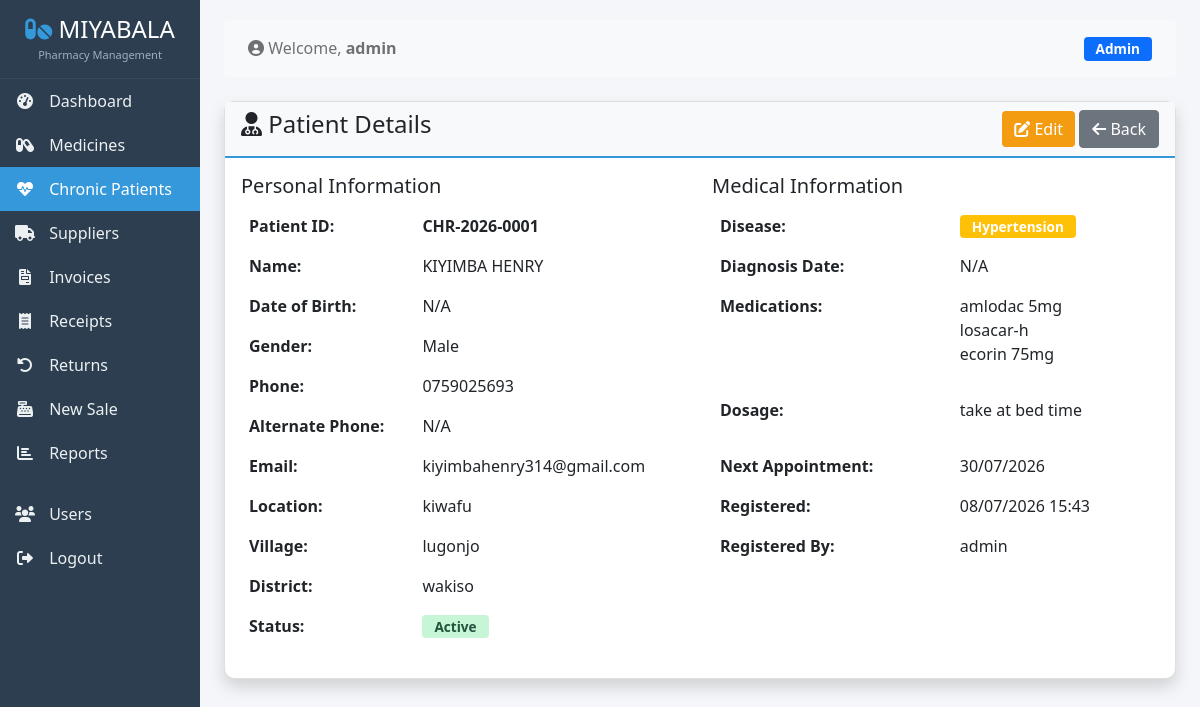
The page /patients/1/ (signed in) on the database its author committed.
### stock/models.py (models this page shows, shortened)
class ChronicPatient(models.Model):
    DISEASE_CHOICES = [
        ('HIV', 'HIV/AIDS'),
        ('HYPERTENSION', 'Hypertension'),
        ('DM', 'Diabetes Mellitus'),
        ('NEURO', 'Neuro Care'),
        ('ULCERS', 'Ulcers'),
        ('ASTHMA', 'Asthma'),
        ('CANCER', 'Cancer'),
        ('KIDNEY', 'Kidney Disease'),
        ('HEART', 'Heart Disease'),
        ('OTHER', 'Other'),
    ]
    patient_id = models.CharField(max_length=50, unique=True, blank=True)
    first_name = models.CharField(max_length=100)
    last_name = models.CharField(max_length=100)
    date_of_birth = models.DateField(null=True, blank=True)
    gender = models.CharField(max_length=10, choices=[('M', 'Male'), ('F', 'Female'), ('O', 'Other')], blank=True)
    phone = models.CharField(max_length=20, blank=True)
    alternate_phone = models.CharField(max_length=20, blank=True)
    email = models.EmailField(blank=True, null=True)
    location = models.TextField(blank=True)
    village = models.CharField(max_length=100, blank=True)
    district = models.CharField(max_length=100, blank=True)
    disease_type = models.CharField(max_length=20, choices=DISEASE_CHOICES)
    other_disease = models.CharField(max_length=100, blank=True, help_text="Specify if disease is 'Other'")
    diagnosis_date = models.DateField(null=True, blank=True)
    medications = models.TextField(blank=True, help_text="List of medications the patient is taking")
    dosage = models.TextField(blank=True, help_text="Dosage information for each medication")
    next_appointment = models.DateField(null=True, blank=True)
    is_active = models.BooleanField(default=True)
    created_at = models.DateTimeField(auto_now_add=True)
    updated_at = models.DateTimeField(auto_now=True)
    created_by = models.ForeignKey(User, on_delete=models.SET_NULL, null=True, related_name='patients_created')
    class Meta:
        ordering = ['-created_at']
        indexes = [
            models.Index(fields=['patient_id']),
            models.Index(fields=['first_name', 'last_name']),
            models.Index(fields=['disease_type']),
        ]

### stock/views.py (the view)
# urls.py: path('patients/<int:patient_id>/', views.patient_detail, name='patient_detail'),
@login_required
def patient_detail(request, patient_id):
    patient = get_object_or_404(ChronicPatient, id=patient_id)
    return render(request, 'stock/patient_detail.html', {'patient': patient})

### stock/templates/stock/patient_detail.html (shortened to what this page needs)
{% extends 'stock/base.html' %}
{% load static %}
{% block content %}
<div class="row">
    <div class="col-12">
        <div class="card shadow">
            <div class="card-header d-flex justify-content-between align-items-center">
                <h4><i class="fas fa-user-md"></i> Patient Details</h4>
                <div>
                    <a href="{% url 'stock:patient_edit' patient.id %}" class="btn btn-warning">
                        <i class="fas fa-edit"></i> Edit
                    </a>
                    <a href="{% url 'stock:patient_list' %}" class="btn btn-secondary">
                        <i class="fas fa-arrow-left"></i> Back
                    </a>
                </div>
            </div>
            <div class="card-body">
                <div class="row">
                    <div class="col-md-6">
                        <h5>Personal Information</h5>
                        <table class="table table-borderless">
                            <tr>
                                <th>Patient ID:</th>
                                <td><strong>{{ patient.patient_id }}</strong></td>
                            </tr>
                            <tr>
                                <th>Name:</th>
                                <td>{{ patient.first_name }} {{ patient.last_name }}</td>
                            </tr>
                            <tr>
                                <th>Date of Birth:</th>
                                <td>{{ patient.date_of_birth|date:'d/m/Y'|default:'N/A' }}</td>
                            </tr>
                            <tr>
                                <th>Gender:</th>
                                <td>{{ patient.get_gender_display|default:'N/A' }}</td>
                            </tr>
                            <tr>
                                <th>Phone:</th>
                                <td>{{ patient.phone|default:'N/A' }}</td>
                            </tr>
                            <tr>
                                <th>Alternate Phone:</th>
                                <td>{{ patient.alternate_phone|default:'N/A' }}</td>
                            </tr>
                            <tr>
                                <th>Email:</th>
                                <td>{{ patient.email|default:'N/A' }}</td>
                            </tr>
                            <tr>
                                <th>Location:</th>
                                <td>{{ patient.location|default:'N/A' }}</td>
                            </tr>
                            <tr>
                                <th>Village:</th>
                                <td>{{ patient.village|default:'N/A' }}</td>
                            </tr>
                            <tr>
                                <th>District:</th>
                                <td>{{ patient.district|default:'N/A' }}</td>
                            </tr>
                            <tr>
                                <th>Status:</th>
                                <td>
                                    {% if patient.is_active %}
                                    <span class="badge badge-success">Active</span>
                                    {% else %}
                                    <span class="badge badge-danger">Inactive</span>
                                    {% endif %}
                                </td>
                            </tr>
                        </table>
                    </div>
                    <div class="col-md-6">
                        <h5>Medical Information</h5>
                        <table class="table table-borderless">
                            <tr>
                                <th>Disease:</th>
                                <td>
                                    <span class="badge {% if patient.disease_type == 'HIV' %}bg-danger{% elif patient.disease_type == 'HYPERTENSION' %}bg-warning{% elif patient.disease_type == 'DM' %}bg-info{% elif patient.disease_type == 'NEURO' %}bg-primary{% elif patient.disease_type == 'ULCERS' %}bg-success{% else %}bg-secondary{% endif %}">
                                        {{ patient.get_disease_type_display }}
                                    </span>
                                </td>
                            </tr>
                            <tr>
                                <th>Diagnosis Date:</th>
                                <td>{{ patient.diagnosis_date|date:'d/m/Y'|default:'N/A' }}</td>
                            </tr>
                            <tr>
                                <th>Medications:</th>
                                <td>{{ patient.medications|linebreaks|default:'N/A' }}</td>
                            </tr>
                            <tr>
                                <th>Dosage:</th>
                                <td>{{ patient.dosage|linebreaks|default:'N/A' }}</td>
                            </tr>
                            <tr>
                                <th>Next Appointment:</th>
                                <td>{{ patient.next_appointment|date:'d/m/Y'|default:'N/A' }}</td>
                            </tr>
                            <tr>
                                <th>Registered:</th>
                                <td>{{ patient.created_at|date:'d/m/Y H:i' }}</td>
                            </tr>
                            <tr>
                                <th>Registered By:</th>
                                <td>{{ patient.created_by.username|default:'N/A' }}</td>
                            </tr>
                        </table>
                    </div>
                </div>
            </div>
        </div>
    </div>
</div>
{% endblock %}

### stock/templates/stock/base.html (shortened to what this page needs)
<!DOCTYPE html>
<html lang="en">
<head>
    <link href="https://cdn.jsdelivr.net/npm/bootstrap@5.1.3/dist/css/bootstrap.min.css" rel="stylesheet">
    <link rel="stylesheet" href="https://cdnjs.cloudflare.com/ajax/libs/font-awesome/6.0.0-beta3/css/all.min.css">
</head>
<body>
    <div class="container-fluid">
        <div class="row">
            <nav class="col-md-2 col-lg-2 d-md-block sidebar p-0">
                <div class="position-sticky">
                    <div class="sidebar-brand">
                        <h4><i class="fas fa-pills"></i> MIYABALA</h4>
                        <small>Pharmacy Management</small>
                    </div>
                    <ul class="nav flex-column">
                        <li class="nav-item">
                            <a class="nav-link {% if request.resolver_match.url_name == 'dashboard' %}active{% endif %}" href="{% url 'stock:dashboard' %}">
                                <i class="fas fa-tachometer-alt"></i> Dashboard
                            </a>
                        </li>
                        {% with user_groups=user.groups.all|join:',' %}
                            {% if user.is_superuser or 'admin' in user_groups or 'manager' in user_groups %}
                                <li class="nav-item">
                                    <a class="nav-link {% if 'drug' in request.resolver_match.url_name %}active{% endif %}" href="{% url 'stock:drug_list' %}">
                                        <i class="fas fa-capsules"></i> Medicines
                                    </a>
                                </li>
                            {% endif %}
                        {% endwith %}
                        <li class="nav-item">
                            <a class="nav-link {% if 'patient' in request.resolver_match.url_name %}active{% endif %}" href="{% url 'stock:patient_list' %}">
                                <i class="fas fa-heartbeat"></i> Chronic Patients
                            </a>
                        </li>
                        <li class="nav-item">
                            <a class="nav-link {% if 'supplier' in request.resolver_match.url_name %}active{% endif %}" href="{% url 'stock:supplier_list' %}">
                                <i class="fas fa-truck"></i> Suppliers
                            </a>
                        </li>
                        <li class="nav-item">
                            <a class="nav-link {% if 'invoice' in request.resolver_match.url_name %}active{% endif %}" href="{% url 'stock:invoice_list' %}">
                                <i class="fas fa-file-invoice"></i> Invoices
                            </a>
                        </li>
                        <li class="nav-item">
                            <a class="nav-link {% if 'receipt' in request.resolver_match.url_name %}active{% endif %}" href="{% url 'stock:receipt_list' %}">
                                <i class="fas fa-receipt"></i> Receipts
                            </a>
                        </li>
                        <li class="nav-item">
                            <a class="nav-link {% if 'return' in request.resolver_match.url_name %}active{% endif %}" href="{% url 'stock:return_list' %}">
                                <i class="fas fa-undo-alt"></i> Returns
                            </a>
                        </li>
                        <li class="nav-item">
                            <a class="nav-link {% if 'create_sale' in request.resolver_match.url_name %}active{% endif %}" href="{% url 'stock:create_sale' %}">
                                <i class="fas fa-cash-register"></i> New Sale
                            </a>
                        </li>
                        <li class="nav-item">
                            <a class="nav-link {% if 'reports' in request.resolver_match.url_name %}active{% endif %}" href="{% url 'stock:reports_dashboard' %}">
                                <i class="fas fa-chart-bar"></i> Reports
                            </a>
                        </li>
                        <li><hr class="nav-divider"></li>
                        {% with user_groups=user.groups.all|join:',' %}
                            {% if user.is_superuser or 'admin' in user_groups or 'manager' in user_groups %}
                                <li class="nav-item">
                                    <a class="nav-link {% if 'user' in request.resolver_match.url_name %}active{% endif %}" href="{% url 'stock:user_list' %}">
                                        <i class="fas fa-users"></i> Users
                                    </a>
                                </li>
                            {% endif %}
                        {% endwith %}
                        <li class="nav-item">
                            <a class="nav-link" href="{% url 'stock:logout' %}">
                                <i class="fas fa-sign-out-alt"></i> Logout
                            </a>
                        </li>
                    </ul>
                </div>
            </nav>
            <main class="col-md-10 col-lg-10 ms-sm-auto px-md-4 main-content">
                <nav class="navbar navbar-light bg-light rounded mb-4">
                    <div class="container-fluid">
                        <span class="navbar-text">
                            <i class="fas fa-user-circle"></i> Welcome, <strong>{{ user.username }}</strong>
                        </span>
                        <span class="navbar-text">
                            <span class="badge {% if user.is_superuser %}bg-primary{% else %}bg-secondary{% endif %}">
                                {{ user.is_superuser|yesno:"Admin,Staff" }}
                            </span>
                        </span>
                    </div>
                </nav>
                {% block content %}{% endblock %}
            </main>
        </div>
    </div>
</body>
</html>

### stock/templates/stock/base.html (style rules this page uses)
body { background: #f4f6f9; }
.sidebar { min-height: 100vh; background: #2c3e50; color: white; }
.sidebar .nav-link { color: #ecf0f1; padding: 10px 15px; border-radius: 0; transition: all 0.3s; }
.sidebar .nav-link.active { background: #3498db; color: white; }
.sidebar .nav-link i { margin-right: 10px; width: 20px; text-align: center; }
.sidebar-brand { padding: 15px; text-align: center; border-bottom: 1px solid #34495e; }
.sidebar-brand h4 { margin: 0; color: white; }
.sidebar-brand h4 i { color: #3498db; }
.sidebar-brand small { display: block; color: #a0aec0; font-size: 11px; margin-top: 3px; }
.sidebar .nav-divider { border-top: 1px solid #34495e; margin: 8px 15px; }
.main-content { padding: 20px; }
.card { border-radius: 10px; box-shadow: 0 2px 10px rgba(0,0,0,0.1); }
.card-header { background: #f8f9fa; border-bottom: 2px solid #3498db; }
.btn-warning { background: #f39c12; border: none; color: white; }
.badge { font-size: 0.85rem; padding: 5px 12px; }
.badge-success { background: #c6f6d5; color: #22543d; }

### rows shown on the page
ChronicPatient: patient_id "CHR-2026-0001", first_name "KIYIMBA", last_name "HENRY", date_of_birth "N/A", gender "Male", phone "0759025693", alternate_phone "N/A", email "kiyimbahenry314@gmail.com", location "kiwafu", village "lugonjo", district "wakiso", disease_type "Hypertension", diagnosis_date "N/A", medications "amlodac 5mg losacar-h ecorin 75mg", dosage "take at bed time", next_appointment "30/07/2026", created_at "08/07/2026 15:43", created_by.username "admin"

### other values the page prints
{{ user.username }} "admin"
{{ user.is_superuser|yesno:"Admin,Staff" }} "Admin"
